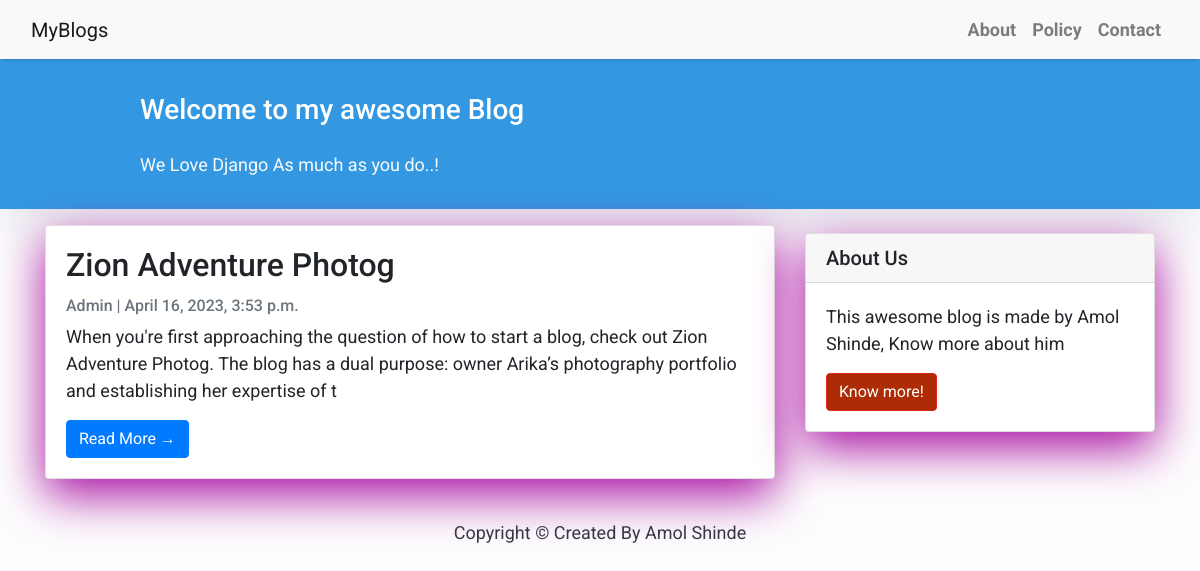
The page / on the database its author committed.
### Blog/models.py (models this page shows, shortened)
class Post(models.Model):
    title = models.CharField(max_length=200, unique=True)
    slug = models.SlugField(max_length=200, unique=True)
    author = models.ForeignKey(User, on_delete= models.CASCADE,related_name='blog_posts')
    updated_on = models.DateTimeField(auto_now= True)
    content = models.TextField()
    created_on = models.DateTimeField(auto_now_add=True)
    status = models.IntegerField(choices=STATUS, default=0)
    class Meta:
        ordering = ['-created_on']

### Blog/views.py (the view)
# urls.py: path('', views.PostList.as_view(), name='home'),
class PostList(generic.ListView):
    queryset = Post.objects.filter(status=1).order_by('-created_on')
    template_name = 'index.html'

### templates/index.html (shortened to what this page needs)
{% extends "base.html" %}
{% block content %}
<header class="masthead">
    <div class="container">
        <div class="row">
            <div class=" col-md-8 col-md-10 mx-auto">
                <div class="site-heading">
                    <h3 class=" site-heading my-4 mt-3 text-white"> Welcome to my awesome Blog </h3>
                    <p class="text-light">We Love Django As much as you do..! &nbsp
                    </p>
                </div>
            </div>
        </div>
    </div>
</header>
<div class="container">
    <div class="row">
        <div class="col-md-8 mt-3 left">
            {% for post in post_list %}
            <div class="card mb-4">
                <div class="card-body">
                    <h2 class="card-title">{{ post.title }}</h2>
                    <p class="card-text text-muted h6">{{ post.author }} | {{ post.created_on}} </p>
                    <p class="card-text">{{post.content|slice:":200" }}</p>
                    <a href="{% url 'post_detail' post.slug  %}" class="btn btn-primary">Read More &rarr;</a>
                </div>
            </div>
            {% endfor %}
        </div>
        {% block sidebar %} {% include 'sidebar.html' %} {% endblock sidebar %}
    </div>
</div>
{%endblock%}

### templates/base.html (shortened to what this page needs)
<!DOCTYPE html>
<html>
    <head>
        <link rel="stylesheet" href="https://maxcdn.bootstrapcdn.com/bootstrap/4.0.0/css/bootstrap.min.css"
 />
    </head>
    <body>
        <nav class="navbar navbar-expand-lg navbar-light bg-light shadow" id="mainNav">
            <div class="container-fluid">
                <a class="navbar-brand" href="{% url 'home' %}">MyBlogs</a>
                <div class="collapse navbar-collapse" id="navbarResponsive">
                    <ul class="navbar-nav ml-auto">
                        <li class="nav-item text-black">
                            <a class="nav-link text-black font-weight-bold" href="#">About</a>
                        </li>
                        <li class="nav-item text-black">
                            <a class="nav-link text-black font-weight-bold" href="#">Policy</a>
                        </li>
                        <li class="nav-item text-black">
                            <a class="nav-link text-black font-weight-bold" href="#">Contact</a>
                        </li>
                    </ul>
                </div>
            </div>
        </nav>
        {% block content %}{% endblock content %}
        <footer class="py-3 bg-grey">
            <p class="m-0 text-dark text-center ">Copyright &copy; Created By Amol Shinde</p>
        </footer>
    </body>
</html>

### templates/sidebar.html (shortened to what this page needs)
{% block sidebar %}
<div class="col-md-4 float-right ">
<div class="card my-4">
        <h5 class="card-header">About Us</h5>
    <div class="card-body">
        <p class="card-text"> This awesome blog is made by Amol Shinde, Know more about him</p>
        <a href="#"
           class="btn btn-danger">Know more!</a>
    </div>
</div>
</div>
{% endblock sidebar %}

### templates/base.html (style rules this page uses)
body { font-family: "Roboto", sans-serif; font-size: 17px; background-color: #7AA70C; }
.shadow { box-shadow: 0 4px 2px -2px rgba(0, 0, 0, 0.1); }
.btn-danger { color: #fff; background-color: #AD2C06; border-color: #dc281e; }
.masthead { background: #3398E1; height: auto; padding-bottom: 15px; box-shadow: 0 16px 48px #E3E7EB; padding-top: 10px; }

### templates/index.html (style rules this page uses)
body { font-family: "Roboto", sans-serif; font-size: 18px; background-color: #fdfdfd; }
.card { box-shadow: 0 16px 48px #E3E7EB; }

### templates/sidebar.html (style rules this page uses)
.card { box-shadow: 0 16px 48px #A70CA0; }

### rows shown on the page
Post: title "Zion Adventure Photog", author "Admin", created_on "April 16, 2023, 3:53 p.m.", content "When you're first approaching the question of how to start a blog, check out Zion Adventure Photog. The blog has a dual purpose: owner Arika’s photography portfolio and establishing her expertise of t"
